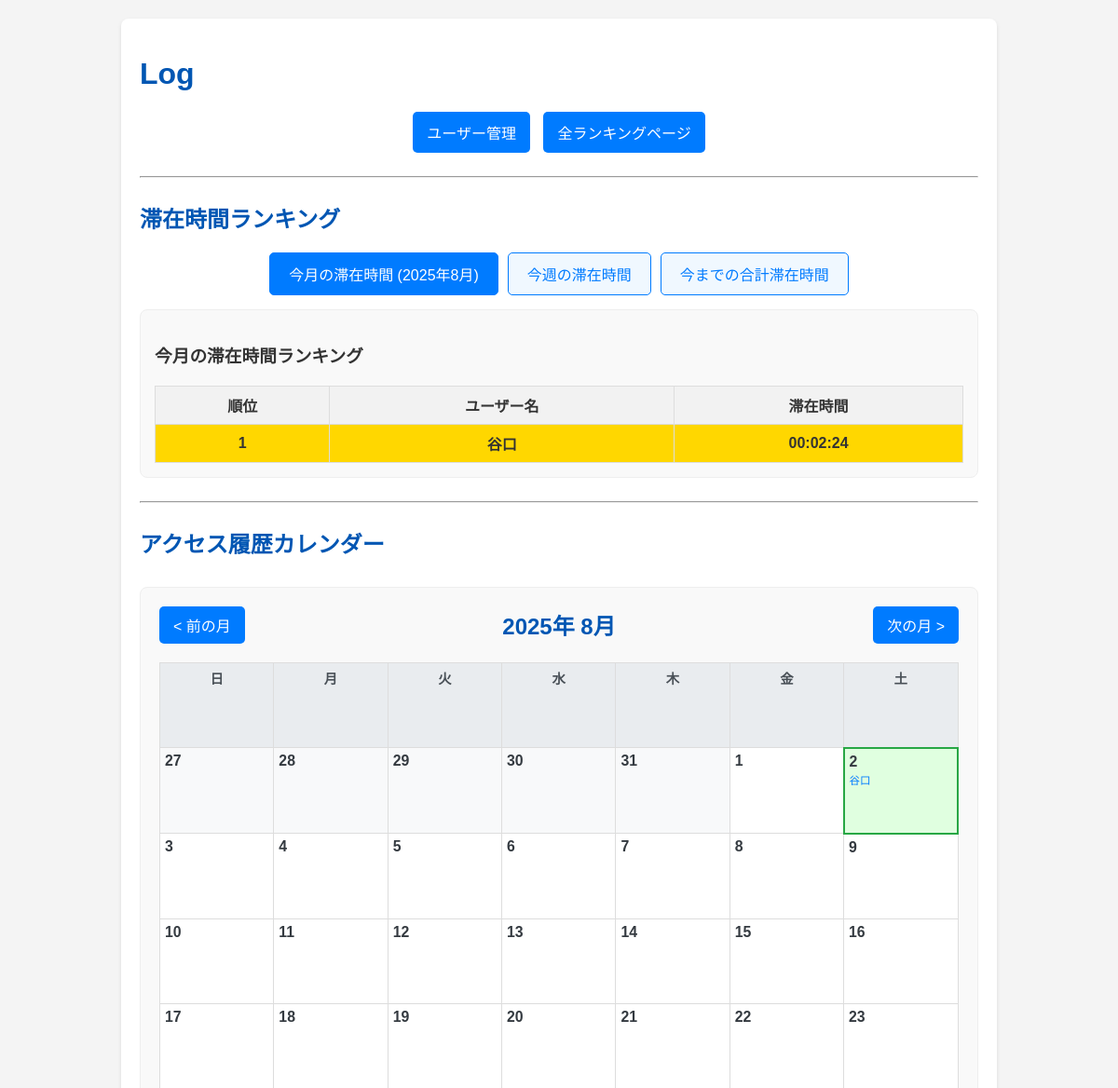
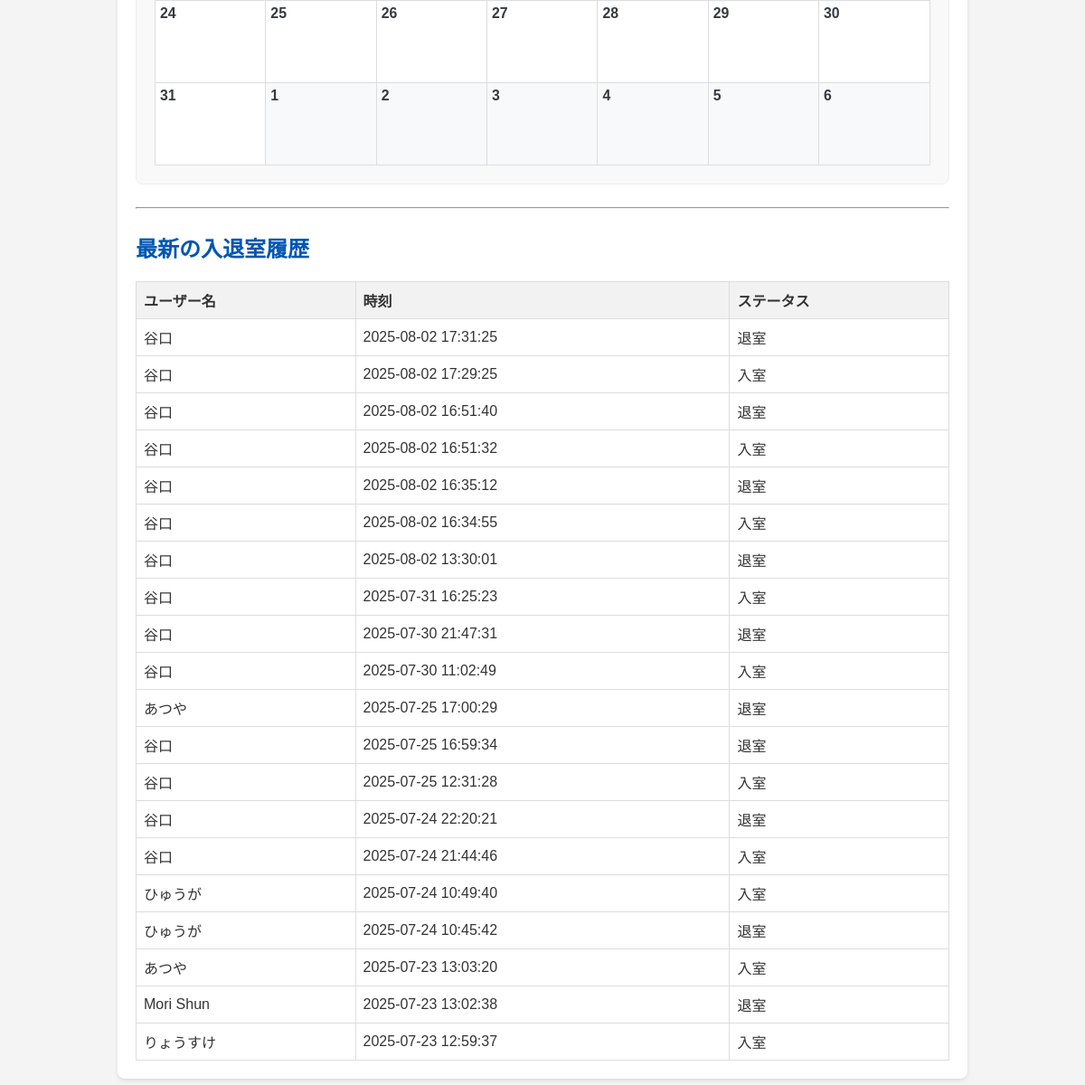
The page / on the database its author committed (2 pictures, top to bottom).
### app.py (models this page shows, shortened)
class User(db.Model):
    id = db.Column(db.Integer, primary_key=True)
    idm = db.Column(db.String(160), unique=True, nullable=False)
    name = db.Column(db.String(80), nullable=False)

class AccessLog(db.Model):
    id = db.Column(db.Integer, primary_key=True)
    user_id = db.Column(db.Integer, db.ForeignKey('user.id'), nullable=False)
    timestamp = db.Column(db.DateTime, default=datetime.now)
    status = db.Column(db.String(20), nullable=False)
    user = db.relationship('User', backref=db.backref('access_logs', lazy=True))

### app.py (the view)
@app.route('/')
def index():
    access_logs = AccessLog.query.order_by(AccessLog.timestamp.desc()).limit(20).all() # 最新20件
    current_year = datetime.now().year
    current_month = datetime.now().month
    calendar_year = request.args.get('calendar_year', type=int, default=current_year)
    calendar_month = request.args.get('calendar_month', type=int, default=current_month)
    print(f"DEBUG: Rendering index.html with calendar_year={calendar_year}, calendar_month={calendar_month}")
    cal = calendar.Calendar(firstweekday=calendar.SUNDAY) # 日曜日始まり
    month_calendar = cal.monthdatescalendar(calendar_year, calendar_month)
    access_summary = get_monthly_access_summary(calendar_year, calendar_month)
    monthly_ranking = calculate_monthly_stay_time(current_year, current_month)
    weekly_ranking = calculate_weekly_stay_time()
    total_ranking = calculate_total_stay_time()
    return render_template('index.html',
                           logs=access_logs,
                           monthly_ranking=monthly_ranking,
                           weekly_ranking=weekly_ranking,
                           total_ranking=total_ranking,
                           current_year=current_year, # 今月のランキング表示用
                           current_month=current_month, # 今月のランキング表示用
                           calendar_year=calendar_year, # カレンダー表示用
                           calendar_month=calendar_month, # カレンダー表示用
                           month_calendar=month_calendar, # カレンダーデータ
                           access_summary=access_summary, # 日ごとのアクセスサマリー
                           datetime=datetime # テンプレートでdatetimeオブジェクトを使用するため
                           )

### app.py (called while the page is built)
def calculate_monthly_stay_time(year, month):
    start_date = datetime(year, month, 1)
    if month == 12:
        end_date = datetime(year + 1, 1, 1)
    else:
        end_date = datetime(year, month + 1, 1)
    logs = AccessLog.query.filter(
        AccessLog.timestamp >= start_date,
        AccessLog.timestamp < end_date
    ).order_by(AccessLog.user_id, AccessLog.timestamp).all()
    return _calculate_stay_time_for_logs(logs)

def calculate_weekly_stay_time():
    today = datetime.now()
    start_of_week = today - timedelta(days=today.weekday())
    start_of_week = start_of_week.replace(hour=0, minute=0, second=0, microsecond=0)
    end_of_week = start_of_week + timedelta(days=7)
    logs = AccessLog.query.filter(
        AccessLog.timestamp >= start_of_week,
        AccessLog.timestamp < end_of_week
    ).order_by(AccessLog.user_id, AccessLog.timestamp).all()
    return _calculate_stay_time_for_logs(logs)

def calculate_total_stay_time():
    logs = AccessLog.query.order_by(AccessLog.user_id, AccessLog.timestamp).all()
    return _calculate_stay_time_for_logs(logs)

### templates/index.html (shortened to what this page needs)
<!DOCTYPE html>
<html lang="ja">
<head>
</head>
<body>
    <div class="container">
        <h1>Log</h1>
        <div class="nav-links">
            <a href="{{ url_for('manage_users') }}">ユーザー管理</a>
            <a href="{{ url_for('show_ranking') }}">全ランキングページ</a>
        </div>
        <hr style="margin: 25px 0;">
        <h2>滞在時間ランキング</h2>
        <div class="ranking-tabs">
            <button class="tab-button active" onclick="showRanking('monthly', this)">今月の滞在時間 ({{ current_year }}年{{ current_month }}月)</button>
            <button class="tab-button" onclick="showRanking('weekly', this)">今週の滞在時間</button>
            <button class="tab-button" onclick="showRanking('total', this)">今までの合計滞在時間</button>
        </div>
        <div class="ranking-content">
            <div id="monthly-ranking" class="ranking-pane active">
                <h3>今月の滞在時間ランキング</h3>
                {% if monthly_ranking %}
                    <table class="ranking-table">
                        <thead>
                            <tr>
                                <th>順位</th>
                                <th>ユーザー名</th>
                                <th>滞在時間</th>
                            </tr>
                        </thead>
                        <tbody>
                            {% for entry in monthly_ranking %}
                                <tr class="{% if loop.index == 1 %}rank-1{% elif loop.index == 2 %}rank-2{% elif loop.index == 3 %}rank-3{% endif %}">
                                    <td>{{ loop.index }}</td>
                                    <td>{{ entry.name }}</td>
                                    <td>{{ entry.formatted_time }}</td>
                                </tr>
                            {% endfor %}
                        </tbody>
                    </table>
                {% else %}
                    <p>今月の滞在記録はありません。</p>
                {% endif %}
            </div>
        </div>
        <hr style="margin: 25px 0;">
        <h2>アクセス履歴カレンダー</h2>
        <div class="calendar-container">
            <div class="calendar-header">
                <form action="{{ url_for('index') }}" method="GET" style="display:inline-block;">
                    <button type="submit" class="nav-button">&lt; 前の月</button>
                </form>
                <h3>{{ calendar_year }}年 {{ calendar_month }}月</h3>
                <form action="{{ url_for('index') }}" method="GET" style="display:inline-block;">
                    <button type="submit" class="nav-button">次の月 &gt;</button>
                </form>
            </div>
            <table class="calendar-table">
                <thead>
                    <tr>
                        <th>日</th>
                        <th>月</th>
                        <th>火</th>
                        <th>水</th>
                        <th>木</th>
                        <th>金</th>
                        <th>土</th>
                    </tr>
                </thead>
                <tbody>
                    {% for week in month_calendar %}
                        <tr>
                            {% for day in week %}
                                <td class="
                                    {% if day.month != calendar_month %}other-month{% endif %}
                                    {% if day == datetime.now().date() %}today{% endif %}
                                ">
                                    <span class="calendar-day-number">{{ day.day }}</span>
                                    <div class="calendar-users">
                                        {% if access_summary[day] %}
                                            {% for user_name in access_summary[day] %}
                                                <span>{{ user_name }}</span>
                                            {% endfor %}
                                        {% endif %}
                                    </div>
                                </td>
                            {% endfor %}
                        </tr>
                    {% endfor %}
                </tbody>
            </table>
        </div>
        <hr style="margin: 25px 0;">
        <h2>最新の入退室履歴</h2>
        {% if logs %}
            <table>
                <thead>
                    <tr>
                        <th>ユーザー名</th>
                        <th>時刻</th>
                        <th>ステータス</th>
                    </tr>
                </thead>
                <tbody>
                    {% for log in logs %}
                        <tr>
                            <td>{{ log.user.name }}</td>
                            <td>{{ log.timestamp.strftime('%Y-%m-%d %H:%M:%S') }}</td>
                            <td>{{ log.status }}</td>
                        </tr>
                    {% endfor %}
                </tbody>
            </table>
        {% else %}
            <p>入退室履歴はありません。</p>
        {% endif %}
    </div>
</body>
</html>

### templates/index.html (style rules this page uses)
body { font-family: Arial, sans-serif; margin: 20px; background-color: #f4f4f4; color: #333; }
h1, h2 { color: #0056b3; }
.container { max-width: 900px; margin: auto; background: #fff; padding: 20px; border-radius: 8px; box-shadow: 0 2px 4px rgba(0,0,0,0.1); }
.nav-links { text-align: center; margin-bottom: 20px; }
.nav-links a { display: inline-block; padding: 10px 15px; margin: 0 5px; background-color: #007bff; color: white; text-decoration: none; border-radius: 5px; }
table { width: 100%; border-collapse: collapse; margin-top: 20px; }
th, td { border: 1px solid #ddd; padding: 8px; text-align: left; }
th { background-color: #f2f2f2; }
.ranking-tabs { display: flex; justify-content: center; margin-bottom: 15px; }
.ranking-tabs button { padding: 10px 20px; margin: 0 5px; border: 1px solid #007bff; border-radius: 5px; background-color: #f0f8ff; color: #007bff; cursor: pointer; font-size: 16px; transition: background-color 0.3s, color 0.3s; }
.ranking-tabs button.active { background-color: #007bff; color: white; }
.ranking-content { border: 1px solid #eee; padding: 15px; border-radius: 8px; background-color: #f9f9f9; }
.ranking-pane { display: none; }
.ranking-pane.active { display: block; }
.rank-1 { background-color: #ffd700; font-weight: bold; }
.ranking-table th, .ranking-table td { text-align: center; }
.ranking-table td:first-child { font-weight: bold; }
.calendar-container { margin-top: 30px; padding: 20px; border: 1px solid #eee; border-radius: 8px; background-color: #f9f9f9; }
.calendar-header { display: flex; justify-content: space-between; align-items: center; margin-bottom: 15px; }
.calendar-header h3 { margin: 0; color: #0056b3; font-size: 1.5em; }
.calendar-header .nav-button { background-color: #007bff; color: white; border: none; padding: 8px 15px; border-radius: 5px; cursor: pointer; font-size: 1em; }
.calendar-table { width: 100%; border-collapse: collapse; table-layout: fixed; }
.calendar-table th, .calendar-table td { border: 1px solid #ddd; padding: 5px; height: 80px; vertical-align: top; font-size: 0.9em; overflow: hidden; position: relative; }
.calendar-table th { background-color: #e9ecef; color: #495057; text-align: center; }
.calendar-table td { background-color: #fff; }
.calendar-table td.today { background-color: #e0ffe0; border: 2px solid #28a745; }
.calendar-table td.other-month { background-color: #f8f9fa; color: #adb5bd; }
.calendar-day-number { font-weight: bold; font-size: 1.1em; display: block; margin-bottom: 5px; color: #343a40; }
.calendar-users { font-size: 0.8em; line-height: 1.2; color: #007bff; }
.calendar-users span { display: block; white-space: nowrap; overflow: hidden; text-overflow: ellipsis; }
.calendar-users span:first-child { margin-top: 5px; }

### rows shown on the page
User: name "谷口", formatted_time "00:02:24"
AccessLog: user.name "谷口", timestamp "2025-08-02 17:31:25", status "退室"
AccessLog: user.name "谷口", timestamp "2025-08-02 17:29:25", status "入室"
AccessLog: user.name "谷口", timestamp "2025-08-02 16:51:40", status "退室"
AccessLog: user.name "谷口", timestamp "2025-08-02 16:51:32", status "入室"
AccessLog: user.name "谷口", timestamp "2025-08-02 16:35:12", status "退室"
AccessLog: user.name "谷口", timestamp "2025-08-02 16:34:55", status "入室"
AccessLog: user.name "谷口", timestamp "2025-08-02 13:30:01", status "退室"
AccessLog: user.name "谷口", timestamp "2025-07-31 16:25:23", status "入室"
AccessLog: user.name "谷口", timestamp "2025-07-30 21:47:31", status "退室"
AccessLog: user.name "谷口", timestamp "2025-07-30 11:02:49", status "入室"
AccessLog: user.name "あつや", timestamp "2025-07-25 17:00:29", status "退室"
AccessLog: user.name "谷口", timestamp "2025-07-25 16:59:34", status "退室"
AccessLog: user.name "谷口", timestamp "2025-07-25 12:31:28", status "入室"
AccessLog: user.name "谷口", timestamp "2025-07-24 22:20:21", status "退室"
AccessLog: user.name "谷口", timestamp "2025-07-24 21:44:46", status "入室"
AccessLog: user.name "ひゅうが", timestamp "2025-07-24 10:49:40", status "入室"
AccessLog: user.name "ひゅうが", timestamp "2025-07-24 10:45:42", status "退室"
AccessLog: user.name "あつや", timestamp "2025-07-23 13:03:20", status "入室"
AccessLog: user.name "Mori Shun", timestamp "2025-07-23 13:02:38", status "退室"
AccessLog: user.name "りょうすけ", timestamp "2025-07-23 12:59:37", status "入室"

### other values the page prints
{{ calendar_year }} "2025"
{{ calendar_month }} "8"
{{ day.day }} "27" "28" "29" "30" "31" "1" "2" "3" "4" "5" "6" "7" "8" "9" "10" "11" "12" "13" "14" "15" "16" "17" "18" "19" "20" "21" "22" "23" "24" "25" "26" "27" "28" "29" "30" "31" "1" "2" "3" "4" "5" "6"
